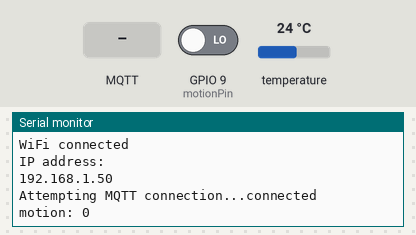
A sketch run on a simulated ESP8266 (NodeMCU). Parts: the last lines printed to the serial monitor. Inputs (shaded band) come from the test bench; at power-on: GPIO 9 (motionPin) LOW, temperature 24 °C. WiFi joins after 1.5 s; servers stay silent unless stated; no MQTT or app messages arrive unless stated; not simulated (calls return 0 or success): secrets.h; names the files do not define were given values by the test bench: MQTT_PORT = 1883.

Above: at 2.7 s.
2.8 s: MQTT message "1" arrives on the first subscribed topic
At 4.0 s:
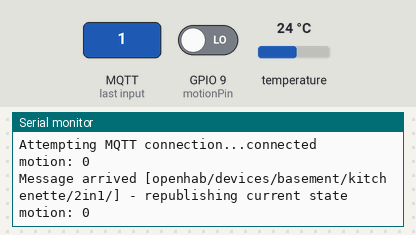
13.9 s: GPIO 9 (motionPin) driven HIGH
At 15.6 s:
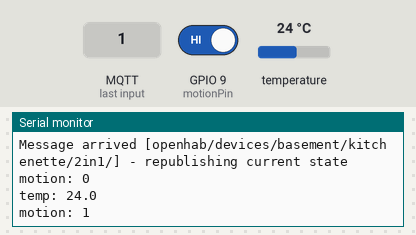

The sketch:

basement_kitchenette_2in1.ino
```cpp
// Basement kitchenette "2-in-1" sensor: DS18B20 temperature + PIR motion on
// one ESP8266. Imported from a personal backup (Arduino 2/k_basement) and
// brought up to this repo's standard firmware pattern (WiFi/MQTT reconnect,
// LWT, debounce, retained publish, secrets.h) - see CLAUDE.md. MQTT topics
// below are kept byte-for-byte identical to the original sketch's runtime
// values in case this device is already wired into openHAB.
//
// Wiring (unchanged from the original sketch):
//   DS18B20 data -> GPIO2 (D4), needs a 4.7k pull-up to 3.3V.
//   PIR OUT      -> GPIO9. NOTE: GPIO9/10 are wired to the onboard flash
//   chip on most NodeMCU boards and are often not usable/exposed on the
//   header. This was carried over unchanged from the original sketch -
//   verify motion actually works on the physical board; move it to a
//   normal free GPIO (e.g. D1/D2, avoiding GPIO2 already used above) if not.

#include <ESP8266WiFi.h>
#include <PubSubClient.h>
#include <OneWire.h>
#include <DallasTemperature.h>
#include "secrets.h"

const char* mqtt_client_name = "basement_kitchenette_2in1";

// Topics kept identical to the original sketch's runtime values (note the
// extra "kitchenette" path segment, and the trailing slash on the command
// topic - both preserved for compatibility rather than "cleaned up").
const char* mqtt_topic_command = "openhab/devices/basement/kitchenette/2in1/";
const char* mqtt_topic_temp = "openhab/devices/basement/kitchenette/2in1/temp";
const char* mqtt_topic_motion = "openhab/devices/basement/kitchenette/2in1/motion";
const char* mqtt_topic_status = "openhab/devices/basement/kitchenette/2in1/status";

const int oneWirePin = 2; // GPIO2 / D4
const int motionPin = 9;  // see wiring note above

OneWire oneWire(oneWirePin);
DallasTemperature DS18B20(&oneWire);

// Temperature is only re-requested on this interval, not every loop.
// DS18B20.requestTemperatures() blocks for ~750ms at default resolution -
// doing that every loop iteration would delay motion detection. Motion is
// polled every loop instead, cheaply.
const unsigned long TEMP_INTERVAL_MS = 10000;
unsigned long lastTempRequest = 0;
float lastPublishedTemp = NAN;
const float TEMP_CHANGE_THRESHOLD = 0.5;

// Debounce: only trust a motion state once this many consecutive loop
// iterations (LOOP_DELAY_MS apart) agree, so a single noisy read can't
// trigger a false publish.
const unsigned long LOOP_DELAY_MS = 200;
const int DEBOUNCE_COUNT = 3;
int candidateMotionState = -1;
int candidateMotionCount = 0;
int lastPublishedMotion = -1; // force a publish on first stable read

WiFiClient espClient;
PubSubClient client(espClient);

void setup() {
  Serial.begin(115200);
  pinMode(motionPin, INPUT);
  DS18B20.begin();
  setup_wifi();
  client.setServer(MQTT_SERVER, MQTT_PORT);
  client.setCallback(callback);
}

void setup_wifi() {
  delay(10);
  Serial.println();
  Serial.print("Connecting to ");
  Serial.println(WIFI_SSID);
  WiFi.mode(WIFI_STA);
  WiFi.begin(WIFI_SSID, WIFI_PASSWORD);

  while (WiFi.status() != WL_CONNECTED) {
    delay(500);
    Serial.print(".");
  }

  Serial.println("");
  Serial.println("WiFi connected");
  Serial.println("IP address: ");
  Serial.println(WiFi.localIP());
}

void callback(char* topic, byte* payload, unsigned int length) {
  // Any message on the command topic triggers an immediate re-publish of
  // current state. Replaces the old sketch's unfinished/broken magic-byte
  // commands ('2' was a no-op "todo", '9' published to a topic built from
  // a self-referencing, uninitialized String).
  Serial.print("Message arrived [");
  Serial.print(topic);
  Serial.println("] - republishing current state");
  publishTemp();
  publishMotion();
}

void reconnect() {
  while (!client.connected()) {
    Serial.print("Attempting MQTT connection...");
    // Last will: if this device disconnects uncleanly (crash/power loss/
    // WiFi drop), the broker publishes "offline" to mqtt_topic_status for us.
    if (client.connect(mqtt_client_name, MQTT_USER, MQTT_PASSWORD,
                        mqtt_topic_status, 1, true, "offline")) {
      Serial.println("connected");
      client.publish(mqtt_topic_status, "online", true);
      client.subscribe(mqtt_topic_command);
    } else {
      Serial.print("failed, rc=");
      Serial.print(client.state());
      Serial.println(" try again in 5 seconds");
      delay(5000);
    }
  }
}

void loop() {
  if (WiFi.status() != WL_CONNECTED) {
    setup_wifi();
  }
  if (!client.connected()) {
    reconnect();
  }
  client.loop();
  updateMotion();
  updateTemp();
  delay(LOOP_DELAY_MS);
}

void updateTemp() {
  unsigned long now = millis();
  if (now - lastTempRequest < TEMP_INTERVAL_MS) {
    return;
  }
  lastTempRequest = now;

  DS18B20.requestTemperatures();
  float reading = DS18B20.getTempCByIndex(0);

  if (isnan(lastPublishedTemp) ||
      fabs(reading - lastPublishedTemp) >= TEMP_CHANGE_THRESHOLD) {
    lastPublishedTemp = reading;
    publishTemp();
  }
}

void publishTemp() {
  if (isnan(lastPublishedTemp)) {
    return;
  }
  char buffer[16];
  snprintf(buffer, sizeof buffer, "%.1f", lastPublishedTemp);
  Serial.print("temp: ");
  Serial.println(buffer);
  client.publish(mqtt_topic_temp, buffer, true);
}

void updateMotion() {
  int reading = digitalRead(motionPin);

  if (reading == candidateMotionState) {
    candidateMotionCount++;
  } else {
    candidateMotionState = reading;
    candidateMotionCount = 1;
  }

  if (candidateMotionCount >= DEBOUNCE_COUNT &&
      candidateMotionState != lastPublishedMotion) {
    lastPublishedMotion = candidateMotionState;
    publishMotion();
  }
}

void publishMotion() {
  if (lastPublishedMotion < 0) {
    return;
  }
  // "0" on HIGH (motion detected), "1" on LOW (idle) - kept as the original
  // sketch published it. Looks inverted but is a consistent, deliberate
  // convention across this author's other motion/level sketches
  // (garage_2in1, basement_sump_pump) - do not "fix" without checking those too.
  Serial.print("motion: ");
  Serial.println(lastPublishedMotion);
  client.publish(mqtt_topic_motion, lastPublishedMotion == HIGH ? "0" : "1", true);
}
```

Measured:
- after the input at 2.8 s, the serial monitor: prints a new line after 0.18 s (image 1)
- after the input at 13.9 s, the serial monitor: prints a new line after 0.47 s (image 2)
